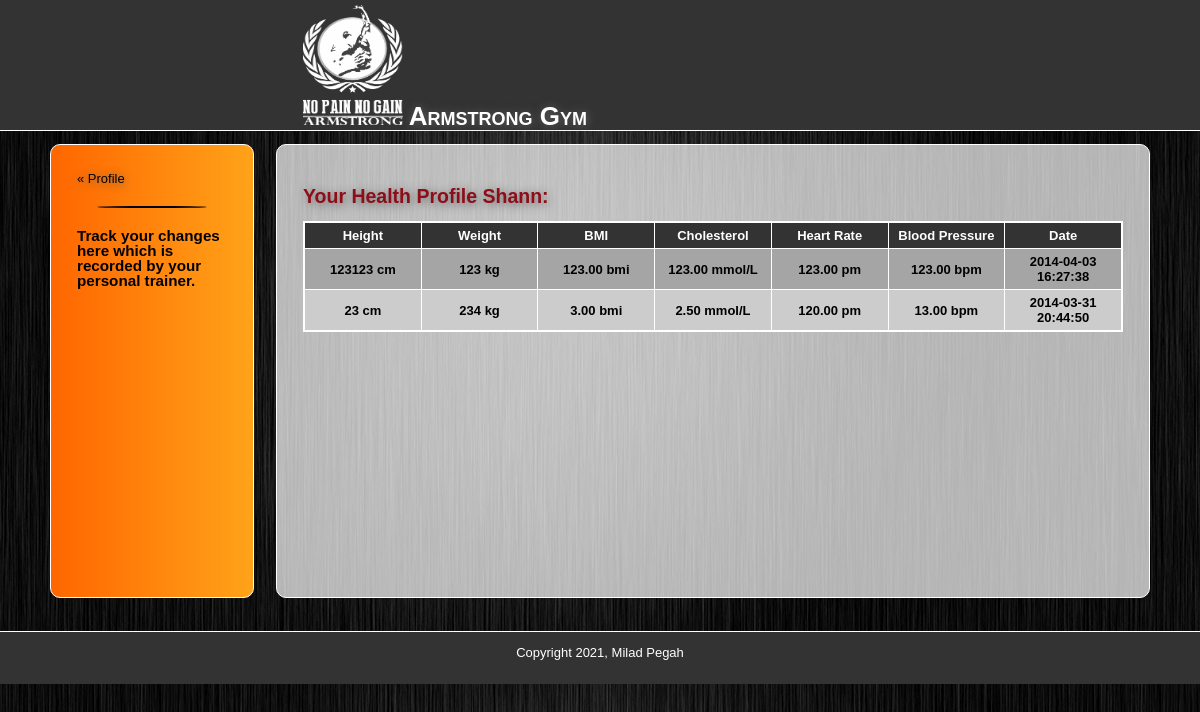
The page /health_profile.php (signed in) on the database its author committed.
### tables this page shows
CREATE TABLE `health_char` (
  `id` int NOT NULL AUTO_INCREMENT,
  `user_id` int NOT NULL,
  `height` int DEFAULT NULL,
  `weight` int DEFAULT NULL,
  `bmi` double(11,2) DEFAULT NULL,
  `cholesterol` double(11,2) DEFAULT NULL,
  `heart_rate` double(11,2) DEFAULT NULL,
  `blood_pressure` double(11,2) DEFAULT NULL,
  `date` timestamp NULL DEFAULT CURRENT_TIMESTAMP ON UPDATE CURRENT_TIMESTAMP,
  PRIMARY KEY (`id`),
  KEY `user_id` (`user_id`),
  CONSTRAINT `health_char_ibfk_1` FOREIGN KEY (`user_id`) REFERENCES `users` (`id`) ON DELETE CASCADE ON UPDATE CASCADE
);

### includes/functions.php (called while the page is built, shortened)
<?php
function find_health_by_user_id($id) {
	global $connection;
	$query = "SELECT * ";
	$query .= "FROM health_char ";
	$query .= "WHERE user_id = {$id} ";
	$query .= "ORDER BY date DESC";
	$user_set = mysqli_query($connection, $query);
	return $user_set;
}

### public/health_profile.php (the view, shortened to what this page needs)
<?php require_once("../includes/db_connection.php");      ?>
<?php require_once("../includes/functions.php");      ?>
<?php
  $user_id = $_SESSION["id"];
  $health_set = find_health_by_user_id($user_id);
?>
<?php include("../includes/layouts/header.php"); ?>
<div id="main">
    <div id="navigation">
        <p><a href="user_content.php">&laquo; Profile</a></p>
        <hr />
        <h3>Track your changes here which is recorded by your personal trainer.</h3>
    </div>
    <div id="page">
        <h2>Your Health Profile <?php echo ucfirst(htmlentities($_SESSION["username"])); ?>:</h2>
        <?php if (mysqli_num_rows($health_set) === 0) { ?>
              <h3 style="color: #006633;">No Health Profile Yet! Please check with your personal trainer.</h3>
          <?php } else { ?>
              <table border="1" style="border-collapse: collapse; width: 100%;">
                  <tr>
                      <th style="width: 100px;">Height</th>
                      <th style="width: 100px;">Weight</th>
                      <th style="width: 100px;">BMI</th>
                      <th style="width: 100px;">Cholesterol</th>
                      <th style="width: 100px;">Heart Rate</th>
                      <th style="width: 100px;">Blood Pressure</th>
                      <th style="width: 100px;">Date</th>
                  </tr>
                  <?php while ($health = mysqli_fetch_assoc($health_set)) { ?>
                      <tr>
                          <td class="centered" style="padding: 5px;"><?php echo htmlentities($health["height"]); ?> cm</td>
                          <td class="centered" style="padding: 5px;"><?php echo htmlentities($health["weight"]); ?> kg</td>
                          <td class="centered" style="padding: 5px;"><?php echo htmlentities($health["bmi"]); ?> bmi</td>
                          <td class="centered" style="padding: 5px;"><?php echo htmlentities($health["cholesterol"]); ?> mmol/L</td>
                          <td class="centered" style="padding: 5px;"><?php echo htmlentities($health["heart_rate"]); ?> pm</td>
                          <td class="centered" style="padding: 5px;"><?php echo htmlentities($health["blood_pressure"]); ?> bpm</td>
                          <td class="centered" style="padding: 5px;"><?php echo htmlentities($health["date"]); ?></td>
                      </tr>
                  <?php } ?>
              </table>
          <?php } ?>
    </div>
</div>
<?php include("../includes/layouts/footer.php"); ?>

### public/stylesheets/public.css (style rules this page uses)
* { margin: 0; padding: 0; }
body { font-family: "Century Gothic", Tahoma, Helvetica, Arial, sans-serif; background-image: url(../images/gym.jpg); width: 100%; height: 100%; font-size: 13px; line-height: 15px; margin: 0 auto; min-width: 900px; }
a { color: #8D0D19; text-shadow: 1px 1px 10px #666; }
#main { min-height: 500px; width: 1100px; margin: auto; }
#navigation { min-height: 400px; float: left; margin: 1em 0; padding: 2em; width: 150px; font-family: "Century Gothic", Tahoma, Helvetica, Arial, sans-serif; color: #000000; border: 1px solid white; -webkit-border-radius: 10px; -moz-border-radius: 10px; -o-border-radius: 10px; border-radius: 10px; background: -webkit-linear-gradient(270deg, #FFA319, #FF6600); background: -moz-linear-gradient(270deg, #FFA319, #FF6600); background: -o-linear-gradient(270deg, #FFA319, #FF6600); background: -ms-linear-gradient(270deg, #FFA319, #FF6600); background: linear-gradient(270deg, #FFA319, #FF6600); }
#navigation a { font-family: Helvetica, Arial, sans-serif; color: black; text-decoration: none; }
#page { margin: 1em 0; float: right; min-height: 400px; width: 820px; background-color: rgba(255,255,255, 0.7); padding: 2em; border: 1px solid white; -webkit-border-radius: 10px; -moz-border-radius: 10px; -o-border-radius: 10px; border-radius: 10px; }
#page h2 { color: #8D0D19; line-height: 50px; text-shadow: 2px 2px 10px #666; }
td { padding: 0 1px; font-weight: bold; }
th { background-color: #333333; color: #FFFFFF; padding: 5px; border: 1px solid white; }
table { border: 2px solid white; border-collapse: collapse; }
hr { margin: 20px; border: 1px black solid; -webkit-border-radius: 50%; -moz-border-radius: 50%; -o-border-radius: 50%; -ms-border-radius: 50%; border-radius: 50%; }
.centered { text-align: center; }

### public/health_profile.php (style rules this page uses)
tr:nth-child(odd) { background-color: #cccccc; }
tr:nth-child(even) { background-color: #a5a5a5; }
td { border-right: 1px solid white; }

### rows shown on the page
health_char: height "123123", weight "123", bmi "123.00", cholesterol "123.00", heart_rate "123.00", blood_pressure "123.00", date "2014-04-03 16:27:38"
health_char: height "23", weight "234", bmi "3.00", cholesterol "2.50", heart_rate "120.00", blood_pressure "13.00", date "2014-03-31 20:44:50"

### other values the page prints
$_SESSION["username"] "Shann"
